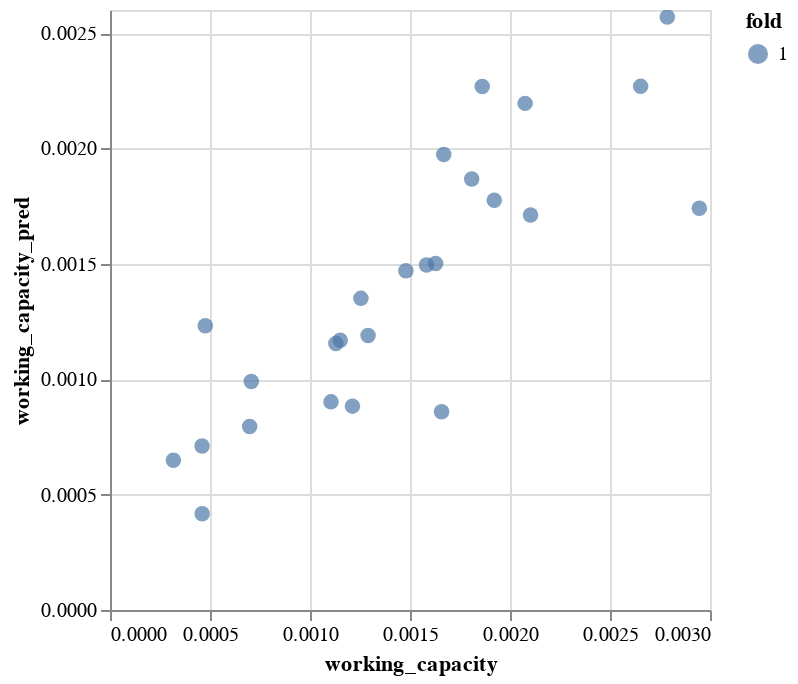

Notebook source saved alongside this figure:
### Code cell
alt.Chart(results[results["fold"] == 1]).mark_circle(size=60).encode(
    x=label,
    y=f"{label}_pred",
    color="fold:N",
    tooltip=["structure_name", label, f"{label}_pred", "abs_rel_deviation", "fold"]
).interactive()

### Figure 1 — Vega-Lite specification as saved in the notebook (floating-point values rounded to 4 significant figures)
{"config": {"view": {"continuousWidth": 300, "continuousHeight": 300}}, "data": {"name": "data-0f1a5fdbe0c37bb0e813400ad282405a"}, "mark": {"type": "circle", "size": 60}, "encoding": {"color": {"field": "fold", "type": "nominal"}, "tooltip": [{"field": "structure_name", "type": "nominal"}, {"field": "working_capacity", "type": "quantitative"}, {"field": "working_capacity_pred", "type": "quantitative"}, {"field": "abs_rel_deviation", "type": "quantitative"}, {"field": "fold", "type": "quantitative"}], "x": {"field": "working_capacity", "type": "quantitative"}, "y": {"field": "working_capacity_pred", "type": "quantitative"}}, "params": [{"name": "param_2", "select": {"type": "interval", "encodings": ["x", "y"]}, "bind": "scales"}], "$schema": "https://vega.github.io/schema/vega-lite/v5.20.1.json", "datasets": {"data-0f1a5fdbe0c37bb0e813400ad282405a": [{"structure_name": "OFF", "beladung_pro_vol_high": 0.00164, "beladung_pro_vol_low": 1.146e-05, "working_capacity": 0.001628, "fold": 1, "working_capacity_pred": 0.001502, "abs_rel_deviation": 7.776}, {"structure_name": "PWO", "beladung_pro_vol_high": 0.001929, "beladung_pro_vol_low": 7.463e-06, "working_capacity": 0.001921, "fold": 1, "working_capacity_pred": 0.001776, "abs_rel_deviation": 7.568}, {"structure_name": "CDO", "beladung_pro_vol_high": 0.001676, "beladung_pro_vol_low": 7.627e-06, "working_capacity": 0.001669, "fold": 1, "working_capacity_pred": 0.001974, "abs_rel_deviation": 18.3}, {"structure_name": "STF", "beladung_pro_vol_high": 0.001297, "beladung_pro_vol_low": 6.891e-06, "working_capacity": 0.00129, "fold": 1, "working_capacity_pred": 0.00119, "abs_rel_deviation": 7.786}, {"structure_name": "ZJN", "beladung_pro_vol_high": 0.001819, "beladung_pro_vol_low": 1.09e-05, "working_capacity": 0.001808, "fold": 1, "working_capacity_pred": 0.001867, "abs_rel_deviation": 3.266}, {"structure_name": "CAN", "beladung_pro_vol_high": 0.001218, "beladung_pro_vol_low": 5.575e-06, "working_capacity": 0.001212, "fold": 1, "working_capacity_pred": 0.0008834, "abs_rel_deviation": 27.14}, {"structure_name": "PWW", "beladung_pro_vol_high": 0.002111, "beladung_pro_vol_low": 8.501e-06, "working_capacity": 0.002103, "fold": 1, "working_capacity_pred": 0.001712, "abs_rel_deviation": 18.6}, {"structure_name": "CFI", "beladung_pro_vol_high": 0.0004637, "beladung_pro_vol_low": 3.315e-06, "working_capacity": 0.0004604, "fold": 1, "working_capacity_pred": 0.0007109, "abs_rel_deviation": 54.41}, {"structure_name": "MTN", "beladung_pro_vol_high": 0.002972, "beladung_pro_vol_low": 2.526e-05, "working_capacity": 0.002947, "fold": 1, "working_capacity_pred": 0.001741, "abs_rel_deviation": 40.93}, {"structure_name": "JOZ", "beladung_pro_vol_high": 0.001586, "beladung_pro_vol_low": 3.342e-06, "working_capacity": 0.001583, "fold": 1, "working_capacity_pred": 0.001495, "abs_rel_deviation": 5.52}, {"structure_name": "SFW", "beladung_pro_vol_high": 0.001261, "beladung_pro_vol_low": 5.926e-06, "working_capacity": 0.001255, "fold": 1, "working_capacity_pred": 0.00135, "abs_rel_deviation": 7.639}, {"structure_name": "EDI", "beladung_pro_vol_high": 0.002661, "beladung_pro_vol_low": 8.236e-06, "working_capacity": 0.002653, "fold": 1, "working_capacity_pred": 0.002269, "abs_rel_deviation": 14.48}, {"structure_name": "ATS", "beladung_pro_vol_high": 0.0007109, "beladung_pro_vol_low": 4.382e-06, "working_capacity": 0.0007065, "fold": 1, "working_capacity_pred": 0.0009902, "abs_rel_deviation": 40.15}, {"structure_name": "IHW", "beladung_pro_vol_high": 0.001158, "beladung_pro_vol_low": 6.776e-06, "working_capacity": 0.001151, "fold": 1, "working_capacity_pred": 0.001169, "abs_rel_deviation": 1.545}, {"structure_name": "CZP", "beladung_pro_vol_high": 0.001107, "beladung_pro_vol_low": 1.921e-06, "working_capacity": 0.001105, "fold": 1, "working_capacity_pred": 0.0009019, "abs_rel_deviation": 18.38}, {"structure_name": "JSN", "beladung_pro_vol_high": 0.002085, "beladung_pro_vol_low": 9.056e-06, "working_capacity": 0.002075, "fold": 1, "working_capacity_pred": 0.002195, "abs_rel_deviation": 5.777}, {"structure_name": "SAO", "beladung_pro_vol_high": 0.0007037, "beladung_pro_vol_low": 5.396e-06, "working_capacity": 0.0006983, "fold": 1, "working_capacity_pred": 0.0007948, "abs_rel_deviation": 13.82}, {"structure_name": "IFO", "beladung_pro_vol_high": 0.0004646, "beladung_pro_vol_low": 3.523e-06, "working_capacity": 0.0004611, "fold": 1, "working_capacity_pred": 0.0004167, "abs_rel_deviation": 9.631}, {"structure_name": "APC", "beladung_pro_vol_high": 0.0003178, "beladung_pro_vol_low": 8.836e-07, "working_capacity": 0.0003169, "fold": 1, "working_capacity_pred": 0.000649, "abs_rel_deviation": 104.8}, {"structure_name": "FRA", "beladung_pro_vol_high": 0.002805, "beladung_pro_vol_low": 1.806e-05, "working_capacity": 0.002787, "fold": 1, "working_capacity_pred": 0.002569, "abs_rel_deviation": 7.795}, {"structure_name": "SOS", "beladung_pro_vol_high": 0.0004784, "beladung_pro_vol_low": 1.979e-06, "working_capacity": 0.0004764, "fold": 1, "working_capacity_pred": 0.001232, "abs_rel_deviation": 158.7}, {"structure_name": "JNT", "beladung_pro_vol_high": 0.001661, "beladung_pro_vol_low": 3.376e-06, "working_capacity": 0.001658, "fold": 1, "working_capacity_pred": 0.0008587, "abs_rel_deviation": 48.21}, {"structure_name": "CGF", "beladung_pro_vol_high": 0.00187, "beladung_pro_vol_low": 9.088e-06, "working_capacity": 0.001861, "fold": 1, "working_capacity_pred": 0.002268, "abs_rel_deviation": 21.87}, {"structure_name": "JSY", "beladung_pro_vol_high": 0.001488, "beladung_pro_vol_low": 8.197e-06, "working_capacity": 0.00148, "fold": 1, "working_capacity_pred": 0.00147, "abs_rel_deviation": 0.612}, {"structure_name": "NON", "beladung_pro_vol_high": 0.001136, "beladung_pro_vol_low": 6.729e-06, "working_capacity": 0.001129, "fold": 1, "working_capacity_pred": 0.001155, "abs_rel_deviation": 2.246}]}}
